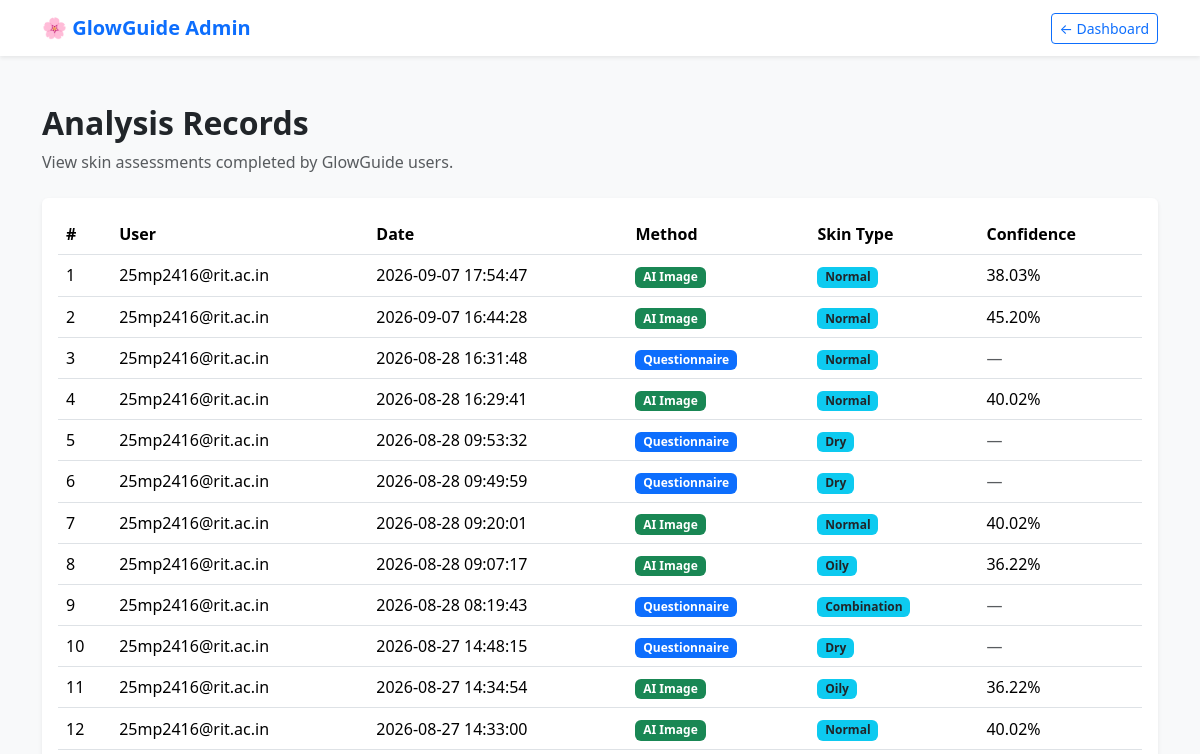
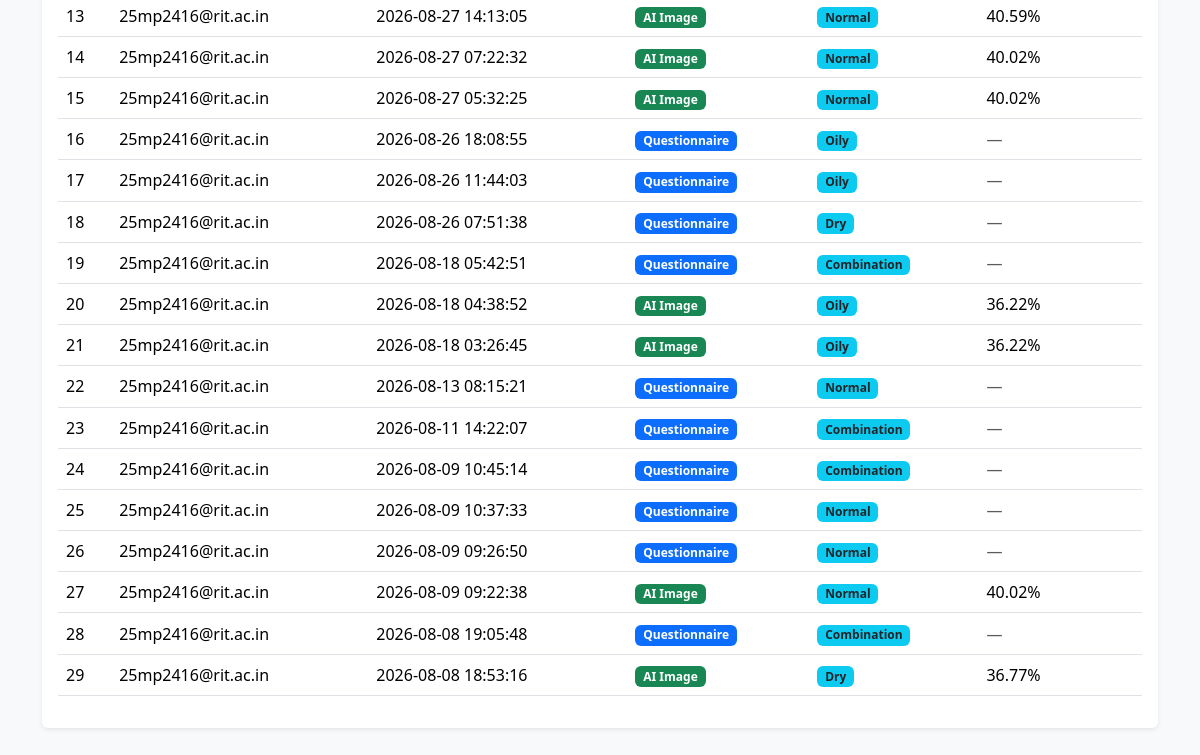
The page /admin/analyses (signed in) on the database as committed earlier (2 pictures, top to bottom).
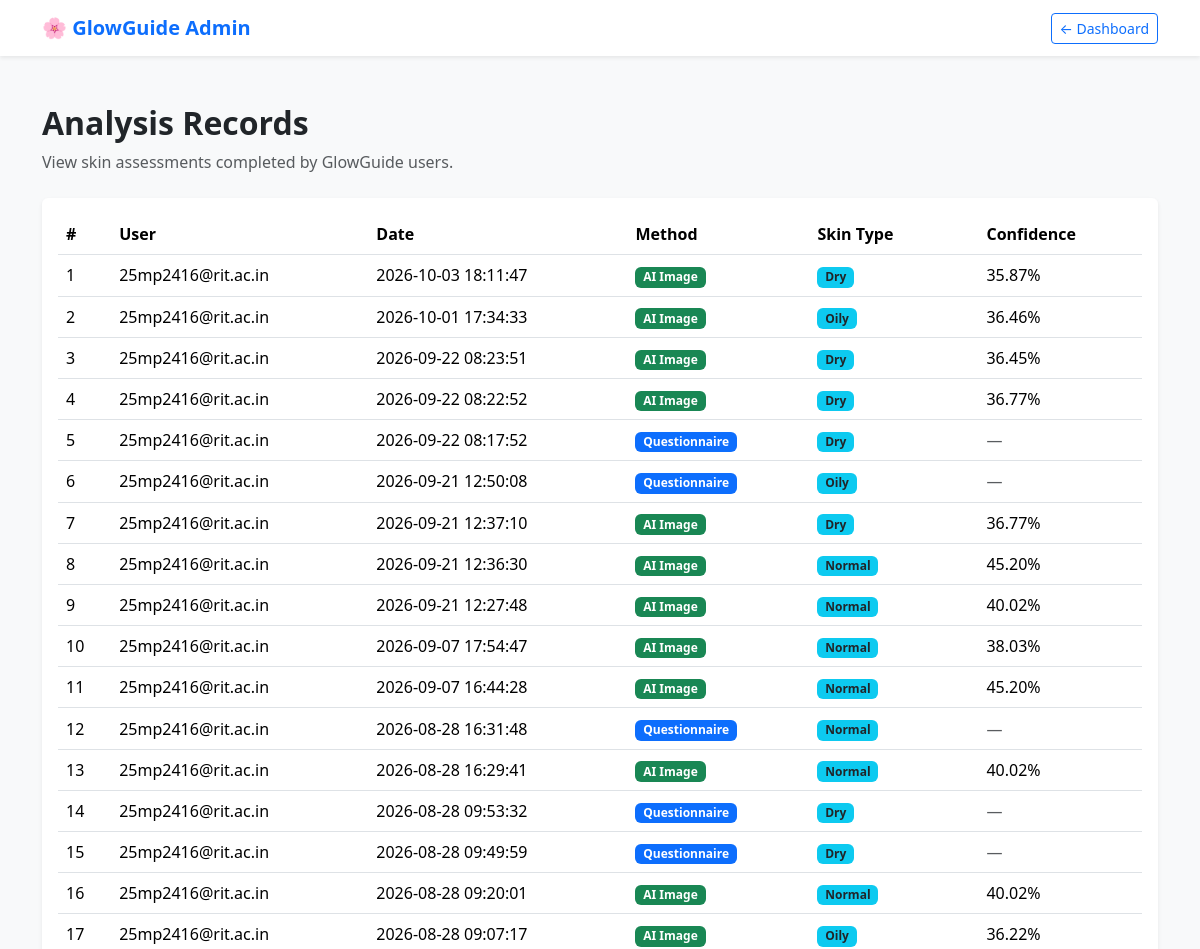
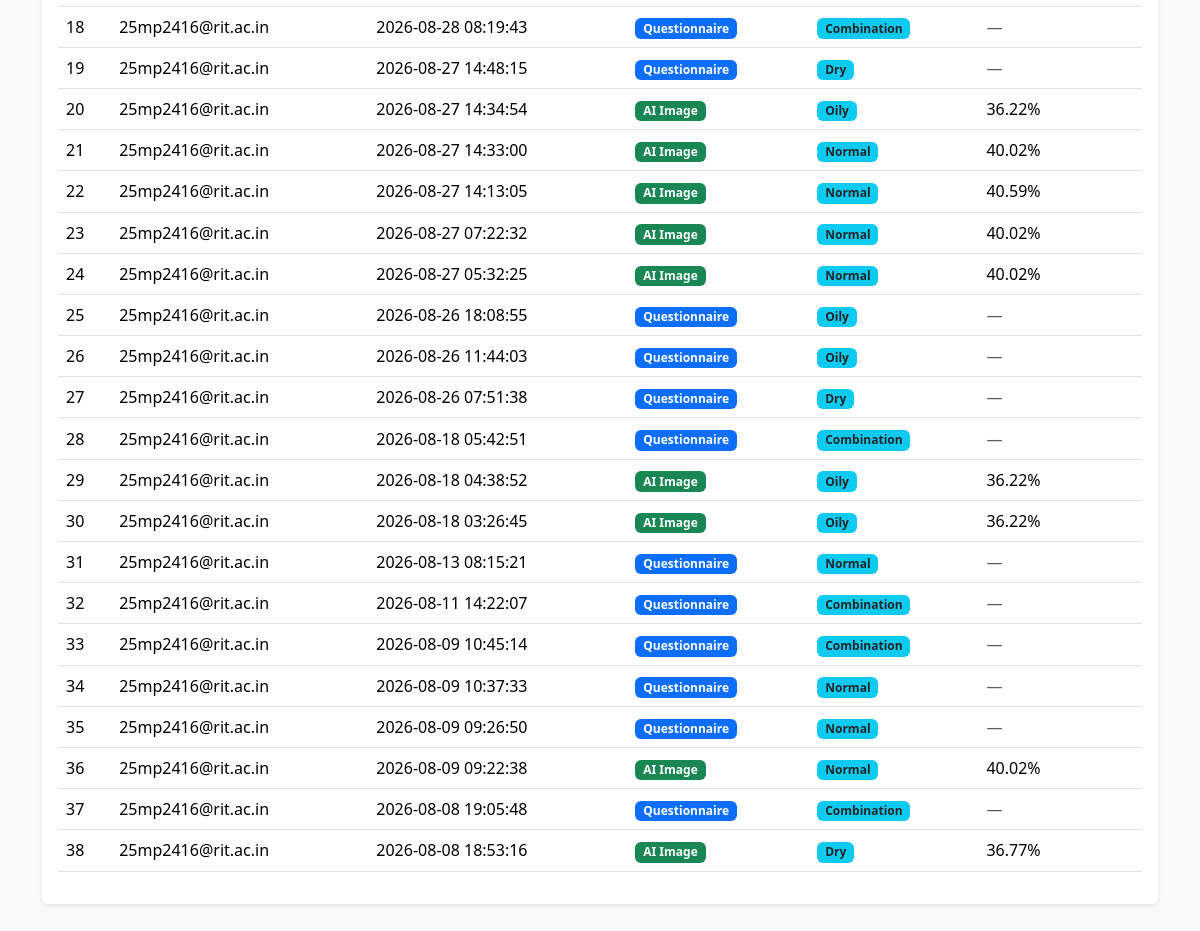
The same page on the database as committed later (2 pictures, top to bottom).
### tables this page shows
CREATE TABLE analysis_history (
    id INTEGER PRIMARY KEY AUTOINCREMENT,
    user_email TEXT NOT NULL,
    analysis_date TIMESTAMP DEFAULT CURRENT_TIMESTAMP,
    method TEXT NOT NULL,
    skin_type TEXT NOT NULL,
    confidence REAL,
    image_name TEXT
);

### app.py (the view)
@app.route("/admin/analyses")
def admin_analyses():
    if "user" not in session:
        return redirect("/login")
    if session.get("role") != "admin":
        return redirect("/dashboard")
    conn = get_db_connection()
    cursor = conn.cursor()
    cursor.execute("""
        SELECT *
        FROM analysis_history
        ORDER BY analysis_date DESC
    """)
    analyses = cursor.fetchall()
    conn.close()
    return render_template(
        "admin_analyses.html",
        analyses=analyses
    )

### app.py (called while the page is built)
def get_db_connection():
    conn = sqlite3.connect("glowguide.db")
    conn.row_factory = sqlite3.Row
    return conn

### templates/admin_analyses.html (shortened to what this page needs)
<!DOCTYPE html>
<html lang="en">
<head>
    <link
        href="https://cdn.jsdelivr.net/npm/bootstrap@5.3.3/dist/css/bootstrap.min.css"
        rel="stylesheet">
    <link
        rel="stylesheet"
        href="https://cdn.jsdelivr.net/npm/bootstrap-icons@1.11.3/font/bootstrap-icons.min.css">
</head>
<body class="bg-light">
<nav class="navbar bg-white shadow-sm">
    <div class="container">
        <a href="{{ url_for('admin_dashboard') }}"
           class="navbar-brand fw-bold text-primary text-decoration-none">
            🌸 GlowGuide Admin
        </a>
        <a href="{{ url_for('admin_dashboard') }}"
           class="btn btn-outline-primary btn-sm">
            ← Dashboard
        </a>
    </div>
</nav>
<div class="container py-5">
    <div class="mb-4">
        <h2 class="fw-bold">
            Analysis Records
        </h2>
        <p class="text-muted">
            View skin assessments completed by GlowGuide users.
        </p>
    </div>
    <div class="card border-0 shadow-sm">
        <div class="card-body">
            <div class="table-responsive">
                <table class="table align-middle">
                    <thead>
                        <tr>
                            <th>#</th>
                            <th>User</th>
                            <th>Date</th>
                            <th>Method</th>
                            <th>Skin Type</th>
                            <th>Confidence</th>
                        </tr>
                    </thead>
                    <tbody>
                        {% for analysis in analyses %}
                        <tr>
                            <td>
                                {{ loop.index }}
                            </td>
                            <td>
                                {{ analysis["user_email"] }}
                            </td>
                            <td>
                                {{ analysis["analysis_date"] }}
                            </td>
                            <td>
                                {% if analysis["method"] == "AI Image" %}
                                    <span class="badge bg-success">
                                        AI Image
                                    </span>
                                {% elif analysis["method"] == "Questionnaire" %}
                                    <span class="badge bg-primary">
                                        Questionnaire
                                    </span>
                                {% else %}
                                    <span class="badge bg-secondary">
                                        {{ analysis["method"] }}
                                    </span>
                                {% endif %}
                            </td>
                            <td>
                                <span class="badge bg-info text-dark">
                                    {{ analysis["skin_type"]|title }}
                                </span>
                            </td>
                            <td>
                                {% if analysis["confidence"] is not none %}
                                    {{ "%.2f"|format(
                                        analysis["confidence"] * 100
                                    ) }}%
                                {% else %}
                                    <span class="text-muted">
                                        —
                                    </span>
                                {% endif %}
                            </td>
                        </tr>
                        {% endfor %}
                    </tbody>
                </table>
            </div>
        </div>
    </div>
</div>
</body>
</html>

Rows that differ between the two databases and show on the page:
added analysis_history: user_email "25mp2416@rit.ac.in", analysis_date "2026-10-03 18:11:47", method "AI Image", skin_type "Dry", confidence "35.87"
added analysis_history: user_email "25mp2416@rit.ac.in", analysis_date "2026-10-01 17:34:33", method "AI Image", skin_type "Oily", confidence "36.46"
added analysis_history: user_email "25mp2416@rit.ac.in", analysis_date "2026-09-22 08:23:51", method "AI Image", skin_type "Dry", confidence "36.45"
added analysis_history: user_email "25mp2416@rit.ac.in", analysis_date "2026-09-22 08:22:52", method "AI Image", skin_type "Dry", confidence "36.77"
added analysis_history: user_email "25mp2416@rit.ac.in", analysis_date "2026-09-22 08:17:52", method "Questionnaire", skin_type "Dry"
added analysis_history: user_email "25mp2416@rit.ac.in", analysis_date "2026-09-21 12:50:08", method "Questionnaire", skin_type "Oily"
added analysis_history: user_email "25mp2416@rit.ac.in", analysis_date "2026-09-21 12:37:10", method "AI Image", skin_type "Dry", confidence "36.77"
added analysis_history: user_email "25mp2416@rit.ac.in", analysis_date "2026-09-21 12:36:30", method "AI Image", skin_type "Normal", confidence "45.20"
added analysis_history: user_email "25mp2416@rit.ac.in", analysis_date "2026-09-21 12:27:48", method "AI Image", skin_type "Normal", confidence "40.02"
